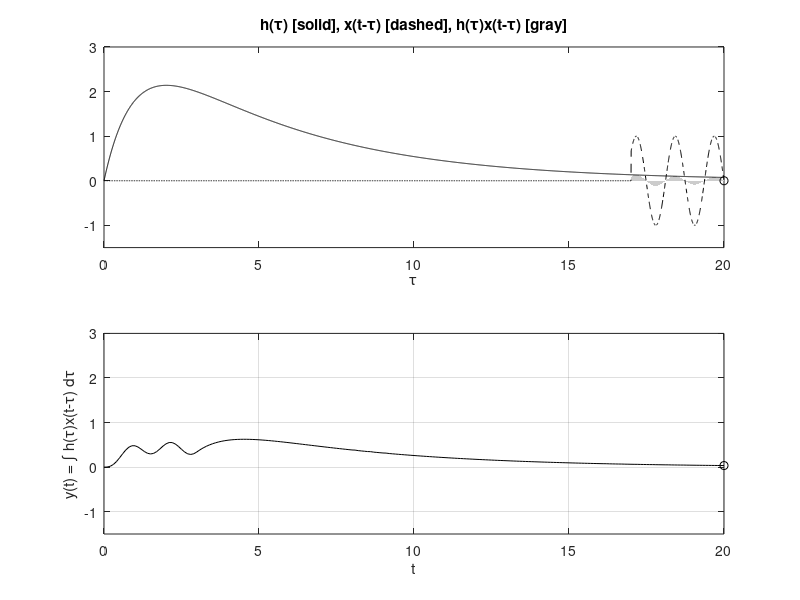

Here is the MATLAB script that generated this plot:
t = -8:0.0005:8;
u = @(t) 1.0.*(t>=0);
h1 = @(t) exp(0.2*t).*u(t);
h2 = @(t) 4*exp(-0.2*t).*u(t);
h3 = @(t) 4*exp(-t).*u(t);
h = @(t) 4*(exp(-0.2*t)-exp(-t)).*u(t);
x = @(t) (u(t)-u(t-3)).*sin(5*t); %truncated impulse response function

figure(1) % Create figure window and make visible on screen
dtau = 0.005; tau = 0:dtau:20;
ti = 0; tvec = 0:.1:20;
y = NaN*zeros(1,length(tvec)); % Pre-allocate memory
for t = tvec,
    ti = ti+1; % Time index
    xh = x(t-tau).*h(tau); lxh = length(xh);
    y(ti) = sum(xh.*dtau); % Trapezoidal approximation of convolution integral
    subplot(2,1,1),plot(tau,h(tau),'k-',tau,x(t-tau),'k--',t,0,'ok');
    axis([tau(1) tau(end) -1.5 3]);
    patch([tau(1:end-1);tau(1:end-1);tau(2:end);tau(2:end)],...
        [zeros(1,lxh-1);xh(1:end-1);xh(2:end);zeros(1,lxh-1)],...
        [.8 .8 .8],'edgecolor','none');
    xlabel('\tau'); title('h(\tau) [solid], x(t-\tau) [dashed], h(\tau)x(t-\tau) [gray]');
    c = get(gca,'children'); set(gca,'children',[c(2);c(3);c(4);c(1)]);
    subplot(2,1,2),plot(tvec,y,'k',tvec(ti),y(ti),'ok');
    xlabel('t'); ylabel('y(t) = \int h(\tau)x(t-\tau) d\tau');
    axis([tau(1) tau(end) -1.5 3]); grid;
    %drawnow;
end